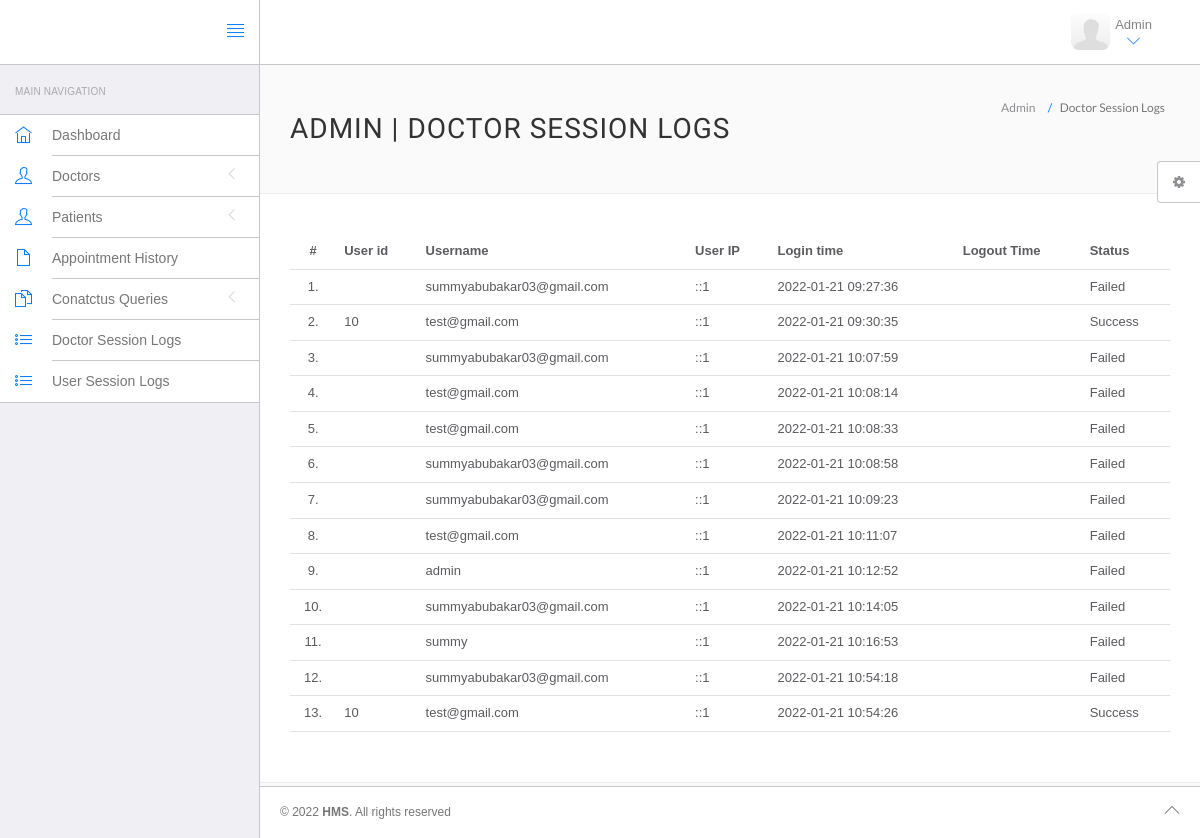
/hms/admin/doctor-logs.php (signed in), run on the app's committed database.
### tables this page shows
CREATE TABLE `doctorslog` (
  `id` int(11) NOT NULL,
  `uid` int(11) DEFAULT NULL,
  `username` varchar(255) DEFAULT NULL,
  `userip` binary(16) DEFAULT NULL,
  `loginTime` timestamp NULL DEFAULT current_timestamp(),
  `logout` varchar(255) DEFAULT NULL,
  `status` int(11) DEFAULT NULL
);

### hms/admin/doctor-logs.php (the view, shortened to what this page needs)
<?php
include('include/config.php');
?>
<!DOCTYPE html>
<html lang="en">
	<head>
		<link rel="stylesheet" href="vendor/bootstrap/css/bootstrap.min.css">
		<link rel="stylesheet" href="vendor/fontawesome/css/font-awesome.min.css">
		<link rel="stylesheet" href="vendor/themify-icons/themify-icons.min.css">
		<link href="vendor/animate.css/animate.min.css" rel="stylesheet" media="screen">
		<link href="vendor/perfect-scrollbar/perfect-scrollbar.min.css" rel="stylesheet" media="screen">
		<link href="vendor/switchery/switchery.min.css" rel="stylesheet" media="screen">
		<link href="vendor/bootstrap-touchspin/jquery.bootstrap-touchspin.min.css" rel="stylesheet" media="screen">
		<link href="vendor/select2/select2.min.css" rel="stylesheet" media="screen">
		<link href="vendor/bootstrap-datepicker/bootstrap-datepicker3.standalone.min.css" rel="stylesheet" media="screen">
		<link href="vendor/bootstrap-timepicker/bootstrap-timepicker.min.css" rel="stylesheet" media="screen">
		<link rel="stylesheet" href="assets/css/styles.css">
		<link rel="stylesheet" href="assets/css/plugins.css">
		<link rel="stylesheet" href="assets/css/themes/theme-1.css" id="skin_color" />
	</head>
	<body>
		<div id="app">
<?php include('include/sidebar.php');?>
			<div class="app-content">
					<?php include('include/header.php');?>
				<div class="main-content" >
					<div class="wrap-content container" id="container">
						<section id="page-title">
							<div class="row">
								<div class="col-sm-8">
									<h1 class="mainTitle">Admin  | Doctor Session Logs</h1>
																	</div>
								<ol class="breadcrumb">
									<li>
										<span>Admin </span>
									</li>
									<li class="active">
										<span>Doctor Session Logs</span>
									</li>
								</ol>
							</div>
						</section>
						<div class="container-fluid container-fullw bg-white">
									<div class="row">
								<div class="col-md-12">
									<table class="table table-hover" id="sample-table-1">
										<thead>
											<tr>
												<th class="center">#</th>
												<th class="hidden-xs">User id</th>
												<th>Username</th>
												<th>User IP</th>
												<th>Login time</th>
												<th>Logout Time </th>
												<th> Status </th>
											</tr>
										</thead>
										<tbody>
<?php
$sql=mysqli_query($con,"select * from doctorslog ");
$cnt=1;
while($row=mysqli_fetch_array($sql))
{
?>
											<tr>
												<td class="center"><?php echo $cnt;?>.</td>
												<td class="hidden-xs"><?php echo $row['uid'];?></td>
												<td class="hidden-xs"><?php echo $row['username'];?></td>
												<td><?php echo $row['userip'];?></td>
												<td><?php echo $row['loginTime'];?></td>
												<td><?php echo $row['logout'];?>
												</td>
												<td>
<?php if($row['status']==1)
{
	echo "Success";
}
else
{
	echo "Failed";
}?>
</td>
											</tr>
											<?php
$cnt=$cnt+1;
											 }?>
										</tbody>
									</table>
								</div>
							</div>
								</div>
					</div>
				</div>
			</div>
	<?php include('include/footer.php');?>
	<?php include('include/setting.php');?>
		</div>
	</body>
</html>

### hms/admin/include/sidebar.php (shortened to what this page needs)
<div class="sidebar app-aside" id="sidebar">
				<div class="sidebar-container perfect-scrollbar">
<nav>
						<div class="navbar-title">
							<span>Main Navigation</span>
						</div>
						<ul class="main-navigation-menu">
							<li>
								<a href="dashboard.php">
									<div class="item-content">
										<div class="item-media">
											<i class="ti-home"></i>
										</div>
										<div class="item-inner">
											<span class="title"> Dashboard </span>
										</div>
									</div>
								</a>
							</li>
							<li>
								<a href="javascript:void(0)">
									<div class="item-content">
										<div class="item-media">
											<i class="ti-user"></i>
										</div>
										<div class="item-inner">
											<span class="title"> Doctors </span><i class="icon-arrow"></i>
										</div>
									</div>
								</a>
								</li>
				<li>
								<a href="javascript:void(0)">
									<div class="item-content">
										<div class="item-media">
											<i class="ti-user"></i>
										</div>
										<div class="item-inner">
											<span class="title"> Patients </span><i class="icon-arrow"></i>
										</div>
									</div>
								</a>
								</li>
<li>
								<a href="appointment-history.php">
									<div class="item-content">
										<div class="item-media">
											<i class="ti-file"></i>
										</div>
										<div class="item-inner">
											<span class="title"> Appointment History </span>
										</div>
									</div>
								</a>
							</li>
				<li>
								<a href="javascript:void(0)">
									<div class="item-content">
										<div class="item-media">
											<i class="ti-files"></i>
										</div>
										<div class="item-inner">
											<span class="title"> Conatctus Queries </span><i class="icon-arrow"></i>
										</div>
									</div>
								</a>
								</li>
	<li>
								<a href="doctor-logs.php">
									<div class="item-content">
										<div class="item-media">
											<i class="ti-list"></i>
										</div>
										<div class="item-inner">
											<span class="title"> Doctor Session Logs </span>
										</div>
									</div>
								</a>
							</li>
							<li>
								<a href="user-logs.php">
									<div class="item-content">
										<div class="item-media">
											<i class="ti-list"></i>
										</div>
										<div class="item-inner">
											<span class="title"> User Session Logs </span>
										</div>
									</div>
								</a>
							</li>
						</ul>
					</nav>
					</div>
			</div>

### hms/admin/include/header.php (shortened to what this page needs)
<header class="navbar navbar-default navbar-static-top">
					<div class="navbar-header">
						<a class="navbar-brand" href="#">
							<h2 style="padding-top:20%; color:#fff ">HMS</h2>
						</a>
						<a href="#" class="sidebar-toggler pull-right visible-md visible-lg" data-toggle-class="app-sidebar-closed" data-toggle-target="#app">
							<i class="ti-align-justify"></i>
						</a>
					</div>
					<div class="navbar-collapse collapse">
						<ul class="nav navbar-right">
								<li  style="padding-top:2% ">
								<h4 style="color: white">HOSPITAL MANAGEMENT SYSTEM</h4>
							</li>
							<li class="dropdown current-user">
								<a href class="dropdown-toggle" data-toggle="dropdown">
									<img src="assets/images/default-user.png" alt=""> <span class="username">
			Admin
									<i class="ti-angle-down"></i></i></span>
								</a>
							</li>
						</ul>
					</div>
				</header>

### hms/admin/include/footer.php
<footer>
				<div class="footer-inner">
					<div class="pull-left">
						&copy; <span class="current-year"></span><span class="text-bold text-uppercase"> HMS</span>. <span>All rights reserved</span>
					</div>
					<div class="pull-right">
						<span class="go-top"><i class="ti-angle-up"></i></span>
					</div>
				</div>
			</footer>

### hms/admin/include/setting.php (shortened to what this page needs)
<div class="settings panel panel-default hidden-xs hidden-sm" id="settings">
				<button ct-toggle="toggle" data-toggle-class="active" data-toggle-target="#settings" class="btn btn-default">
					<i class="fa fa-spin fa-gear"></i>
				</button>
			</div>

### hms/admin/assets/css/plugins.css (style rules this page uses)
.perfect-scrollbar { overflow-y: hidden !important; }

### hms/admin/assets/css/themes/theme-1.css (style rules this page uses)
body { background: #FAFAFA; }
header .navbar-header { background: #ffffff !important; border-right-color: #c8c7cc !important; border-bottom-color: #c8c7cc !important; }
header .navbar-header .sidebar-toggler, header .navbar-header .sidebar-mobile-toggler { color: #007aff !important; }
header .navbar-header .navbar-brand { color: #777 !important; }
header .navbar-collapse { background: #ffffff !important; border-bottom-color: #c8c7cc !important; box-shadow: none !important; }
header .navbar-collapse .navbar-right > li > a { color: #777; }
header .navbar-collapse .navbar-right > li > a i { color: #007aff !important; }
#sidebar { background: #EFEFF4 !important; }
#sidebar:before { border-right-width: "1px" !important; border-right-style: solid; border-right-color: #c8c7cc !important; }
#sidebar nav { border-right-width: "1px" !important; border-right-style: solid; border-right-color: #c8c7cc !important; }
#sidebar nav .navbar-title { color: #aaaaaa; }
#sidebar nav > ul { background: #ffffff !important; border-bottom-color: #c8c7cc !important; border-top-color: #c8c7cc !important; }
#sidebar nav > ul > li > a .item-media > i { color: #007aff !important; }
#sidebar nav > ul > li > a .item-inner { color: #777 !important; border-bottom-color: #c8c7cc; }
#app > footer { background: #ffffff !important; border-top-color: #c8c7cc !important; color: #777; }

### data on the page
doctorslog: username "summyabubakar03@gmail.com", userip "::1", loginTime "2022-01-21 09:27:36", status "Failed"
doctorslog: uid "10", username "test@gmail.com", userip "::1", loginTime "2022-01-21 09:30:35", status "Success"
doctorslog: username "summyabubakar03@gmail.com", userip "::1", loginTime "2022-01-21 10:07:59", status "Failed"
doctorslog: username "test@gmail.com", userip "::1", loginTime "2022-01-21 10:08:14", status "Failed"
doctorslog: username "test@gmail.com", userip "::1", loginTime "2022-01-21 10:08:33", status "Failed"
doctorslog: username "summyabubakar03@gmail.com", userip "::1", loginTime "2022-01-21 10:08:58", status "Failed"
doctorslog: username "summyabubakar03@gmail.com", userip "::1", loginTime "2022-01-21 10:09:23", status "Failed"
doctorslog: username "test@gmail.com", userip "::1", loginTime "2022-01-21 10:11:07", status "Failed"
doctorslog: username "admin", userip "::1", loginTime "2022-01-21 10:12:52", status "Failed"
doctorslog: username "summyabubakar03@gmail.com", userip "::1", loginTime "2022-01-21 10:14:05", status "Failed"
doctorslog: username "summy", userip "::1", loginTime "2022-01-21 10:16:53", status "Failed"
doctorslog: username "summyabubakar03@gmail.com", userip "::1", loginTime "2022-01-21 10:54:18", status "Failed"
doctorslog: uid "10", username "test@gmail.com", userip "::1", loginTime "2022-01-21 10:54:26", status "Success"
